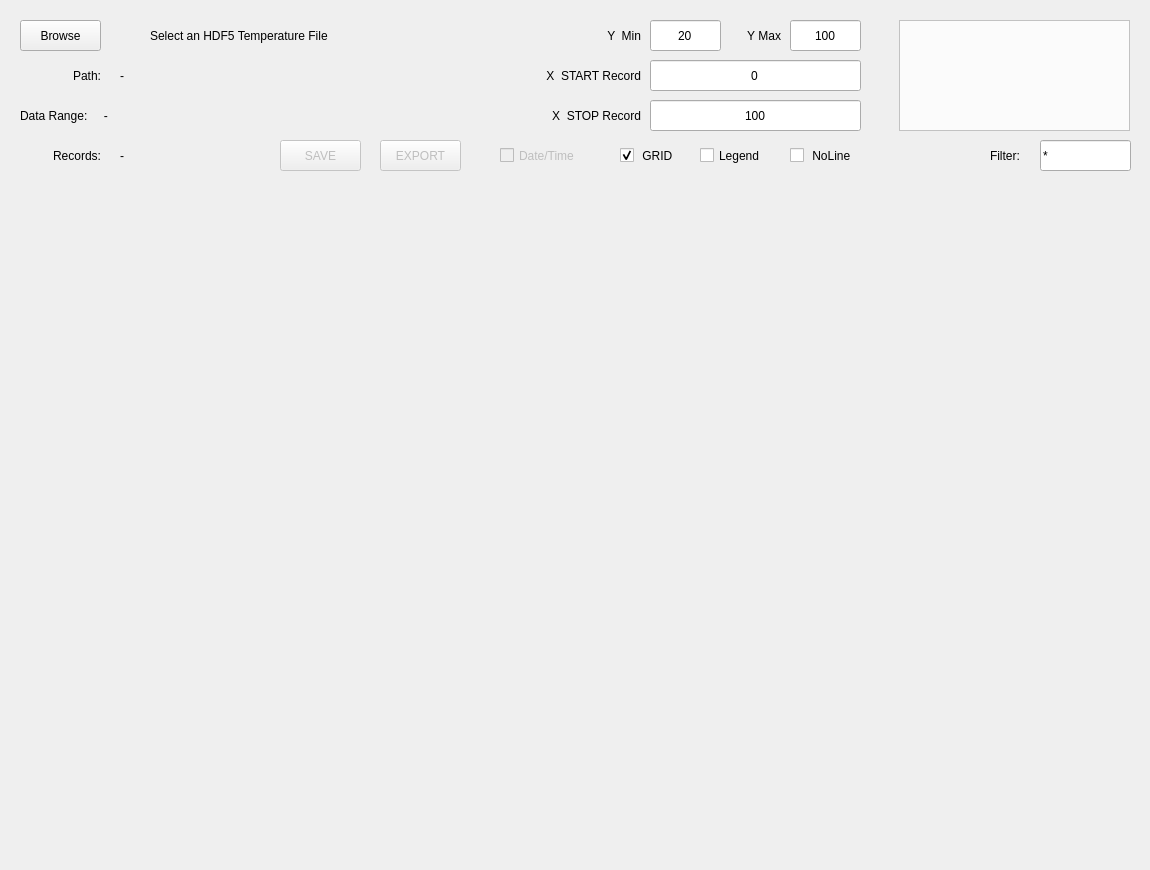
   <widget class="QWidget" name="qtabTemp">
    <attribute name="title">
     <string>TPM Temperatures</string>
    </attribute>
    <widget class="QPushButton" name="qbutton_temp_browse">
     <property name="geometry">
      <rect>
       <x>20</x>
       <y>20</y>
       <width>81</width>
       <height>31</height>
      </rect>
     </property>
     <property name="text">
      <string>Browse</string>
     </property>
    </widget>
    <widget class="QLabel" name="qlabel_num_lab_rec">
     <property name="geometry">
      <rect>
       <x>10</x>
       <y>140</y>
       <width>91</width>
       <height>31</height>
      </rect>
     </property>
     <property name="layoutDirection">
      <enum>Qt::LeftToRight</enum>
     </property>
     <property name="text">
      <string>Records:</string>
     </property>
     <property name="alignment">
      <set>Qt::AlignRight|Qt::AlignTrailing|Qt::AlignVCenter</set>
     </property>
    </widget>
    <widget class="QLabel" name="qlabel_records">
     <property name="geometry">
      <rect>
       <x>120</x>
       <y>140</y>
       <width>71</width>
       <height>31</height>
      </rect>
     </property>
     <property name="layoutDirection">
      <enum>Qt::LeftToRight</enum>
     </property>
     <property name="text">
      <string>-</string>
     </property>
     <property name="alignment">
      <set>Qt::AlignLeading|Qt::AlignLeft|Qt::AlignVCenter</set>
     </property>
    </widget>
    <widget class="QLabel" name="qlabel_check_icon">
     <property name="geometry">
      <rect>
       <x>110</x>
       <y>18</y>
       <width>32</width>
       <height>32</height>
      </rect>
     </property>
     <property name="layoutDirection">
      <enum>Qt::LeftToRight</enum>
     </property>
     <property name="text">
      <string/>
     </property>
     <property name="scaledContents">
      <bool>true</bool>
     </property>
     <property name="alignment">
      <set>Qt::AlignLeading|Qt::AlignLeft|Qt::AlignVCenter</set>
     </property>
    </widget>
    <widget class="QWidget" name="qplot_temp" native="true">
     <property name="geometry">
      <rect>
       <x>10</x>
       <y>180</y>
       <width>1131</width>
       <height>681</height>
      </rect>
     </property>
    </widget>
    <widget class="QLabel" name="qlabel_temp_datapath">
     <property name="geometry">
      <rect>
       <x>150</x>
       <y>20</y>
       <width>351</width>
       <height>31</height>
      </rect>
     </property>
     <property name="layoutDirection">
      <enum>Qt::LeftToRight</enum>
     </property>
     <property name="text">
      <string>Select an HDF5 Temperature File</string>
     </property>
     <property name="alignment">
      <set>Qt::AlignLeading|Qt::AlignLeft|Qt::AlignVCenter</set>
     </property>
    </widget>
    <widget class="QScrollArea" name="qscroll_traces">
     <property name="geometry">
      <rect>
       <x>899</x>
       <y>20</y>
       <width>231</width>
       <height>111</height>
      </rect>
     </property>
     <property name="styleSheet">
      <string notr="true">background-color: rgb(251, 251, 251);</string>
     </property>
     <property name="verticalScrollBarPolicy">
      <enum>Qt::ScrollBarAsNeeded</enum>
     </property>
     <property name="sizeAdjustPolicy">
      <enum>QAbstractScrollArea::AdjustToContents</enum>
     </property>
     <property name="widgetResizable">
      <bool>true</bool>
     </property>
     <property name="alignment">
      <set>Qt::AlignLeading|Qt::AlignLeft|Qt::AlignTop</set>
     </property>
     <widget class="QWidget" name="qscroll_content">
      <property name="geometry">
       <rect>
        <x>0</x>
        <y>0</y>
        <width>229</width>
        <height>109</height>
       </rect>
      </property>
      <layout class="QGridLayout" name="tracesGridLayout"/>
     </widget>
    </widget>
    <widget class="QLabel" name="qlabel_num_lab_rec_3">
     <property name="geometry">
      <rect>
       <x>10</x>
       <y>60</y>
       <width>91</width>
       <height>31</height>
      </rect>
     </property>
     <property name="layoutDirection">
      <enum>Qt::LeftToRight</enum>
     </property>
     <property name="text">
      <string>Path:</string>
     </property>
     <property name="alignment">
      <set>Qt::AlignRight|Qt::AlignTrailing|Qt::AlignVCenter</set>
     </property>
    </widget>
    <widget class="QLabel" name="qlabel_path">
     <property name="geometry">
      <rect>
       <x>120</x>
       <y>60</y>
       <width>361</width>
       <height>31</height>
      </rect>
     </property>
     <property name="layoutDirection">
      <enum>Qt::LeftToRight</enum>
     </property>
     <property name="text">
      <string>-</string>
     </property>
     <property name="alignment">
      <set>Qt::AlignLeading|Qt::AlignLeft|Qt::AlignVCenter</set>
     </property>
    </widget>
    <widget class="QLineEdit" name="qline_filter">
     <property name="geometry">
      <rect>
       <x>1040</x>
       <y>140</y>
       <width>91</width>
       <height>31</height>
      </rect>
     </property>
     <property name="text">
      <string>*</string>
     </property>
    </widget>
    <widget class="QLabel" name="qlabel_num_lab_rec_2">
     <property name="geometry">
      <rect>
       <x>990</x>
       <y>140</y>
       <width>51</width>
       <height>32</height>
      </rect>
     </property>
     <property name="layoutDirection">
      <enum>Qt::LeftToRight</enum>
     </property>
     <property name="text">
      <string>Filter:</string>
     </property>
     <property name="alignment">
      <set>Qt::AlignLeading|Qt::AlignLeft|Qt::AlignVCenter</set>
     </property>
    </widget>
    <widget class="QLineEdit" name="qline_temp_ymax">
     <property name="geometry">
      <rect>
       <x>790</x>
       <y>20</y>
       <width>71</width>
       <height>31</height>
      </rect>
     </property>
     <property name="text">
      <string>100</string>
     </property>
     <property name="alignment">
      <set>Qt::AlignCenter</set>
     </property>
    </widget>
    <widget class="QLabel" name="qlabel_temp_ymax">
     <property name="geometry">
      <rect>
       <x>730</x>
       <y>20</y>
       <width>51</width>
       <height>31</height>
      </rect>
     </property>
     <property name="text">
      <string>Y Max</string>
     </property>
     <property name="alignment">
      <set>Qt::AlignRight|Qt::AlignTrailing|Qt::AlignVCenter</set>
     </property>
    </widget>
    <widget class="QLabel" name="qlabel_temp_ymin">
     <property name="geometry">
      <rect>
       <x>590</x>
       <y>20</y>
       <width>51</width>
       <height>31</height>
      </rect>
     </property>
     <property name="text">
      <string>Y  Min</string>
     </property>
     <property name="alignment">
      <set>Qt::AlignRight|Qt::AlignTrailing|Qt::AlignVCenter</set>
     </property>
    </widget>
    <widget class="QLineEdit" name="qline_temp_ymin">
     <property name="geometry">
      <rect>
       <x>650</x>
       <y>20</y>
       <width>71</width>
       <height>31</height>
      </rect>
     </property>
     <property name="text">
      <string>20</string>
     </property>
     <property name="alignment">
      <set>Qt::AlignCenter</set>
     </property>
    </widget>
    <widget class="QLineEdit" name="qline_temp_xmax">
     <property name="geometry">
      <rect>
       <x>650</x>
       <y>100</y>
       <width>211</width>
       <height>31</height>
      </rect>
     </property>
     <property name="text">
      <string>100</string>
     </property>
     <property name="alignment">
      <set>Qt::AlignCenter</set>
     </property>
    </widget>
    <widget class="QLabel" name="qlabel_temp_xmin">
     <property name="geometry">
      <rect>
       <x>520</x>
       <y>60</y>
       <width>121</width>
       <height>31</height>
      </rect>
     </property>
     <property name="text">
      <string>X  START Record</string>
     </property>
     <property name="alignment">
      <set>Qt::AlignRight|Qt::AlignTrailing|Qt::AlignVCenter</set>
     </property>
    </widget>
    <widget class="QLabel" name="qlabel_temp_xmax">
     <property name="geometry">
      <rect>
       <x>520</x>
       <y>100</y>
       <width>121</width>
       <height>31</height>
      </rect>
     </property>
     <property name="toolTip">
      <string/>
     </property>
     <property name="text">
      <string>X  STOP Record</string>
     </property>
     <property name="alignment">
      <set>Qt::AlignRight|Qt::AlignTrailing|Qt::AlignVCenter</set>
     </property>
    </widget>
    <widget class="QLineEdit" name="qline_temp_xmin">
     <property name="geometry">
      <rect>
       <x>650</x>
       <y>60</y>
       <width>211</width>
       <height>31</height>
      </rect>
     </property>
     <property name="text">
      <string>0</string>
     </property>
     <property name="alignment">
      <set>Qt::AlignCenter</set>
     </property>
    </widget>
    <widget class="QPushButton" name="qbutton_temp_save">
     <property name="enabled">
      <bool>false</bool>
     </property>
     <property name="geometry">
      <rect>
       <x>280</x>
       <y>140</y>
       <width>81</width>
       <height>31</height>
      </rect>
     </property>
     <property name="text">
      <string>SAVE</string>
     </property>
    </widget>
    <widget class="QPushButton" name="qbutton_temp_export">
     <property name="enabled">
      <bool>false</bool>
     </property>
     <property name="geometry">
      <rect>
       <x>380</x>
       <y>140</y>
       <width>81</width>
       <height>31</height>
      </rect>
     </property>
     <property name="text">
      <string>EXPORT</string>
     </property>
    </widget>
    <widget class="QCheckBox" name="qcheck_temp_grid">
     <property name="enabled">
      <bool>true</bool>
     </property>
     <property name="geometry">
      <rect>
       <x>620</x>
       <y>140</y>
       <width>71</width>
       <height>31</height>
      </rect>
     </property>
     <property name="text">
      <string> GRID</string>
     </property>
     <property name="checked">
      <bool>true</bool>
     </property>
    </widget>
    <widget class="QCheckBox" name="qcheck_temp_noline">
     <property name="geometry">
      <rect>
       <x>790</x>
       <y>140</y>
       <width>71</width>
       <height>31</height>
      </rect>
     </property>
     <property name="text">
      <string> NoLine</string>
     </property>
     <property name="checked">
      <bool>false</bool>
     </property>
    </widget>
    <widget class="QCheckBox" name="qcheck_temp_datetime">
     <property name="enabled">
      <bool>false</bool>
     </property>
     <property name="geometry">
      <rect>
       <x>500</x>
       <y>140</y>
       <width>101</width>
       <height>31</height>
      </rect>
     </property>
     <property name="toolTip">
      <string notr="true"/>
     </property>
     <property name="toolTipDuration">
      <number>50000</number>
     </property>
     <property name="statusTip">
      <string/>
     </property>
     <property name="whatsThis">
      <string notr="true"/>
     </property>
     <property name="autoFillBackground">
      <bool>false</bool>
     </property>
     <property name="text">
      <string>Date/Time</string>
     </property>
     <property name="checked">
      <bool>false</bool>
     </property>
    </widget>
    <widget class="QLabel" name="qlabel_temp_datarange">
     <property name="geometry">
      <rect>
       <x>20</x>
       <y>100</y>
       <width>481</width>
       <height>31</height>
      </rect>
     </property>
     <property name="layoutDirection">
      <enum>Qt::LeftToRight</enum>
     </property>
     <property name="text">
      <string>Data Range:     -</string>
     </property>
     <property name="alignment">
      <set>Qt::AlignLeading|Qt::AlignLeft|Qt::AlignVCenter</set>
     </property>
    </widget>
    <widget class="QCheckBox" name="qcheck_temp_legend">
     <property name="enabled">
      <bool>true</bool>
     </property>
     <property name="geometry">
      <rect>
       <x>700</x>
       <y>140</y>
       <width>81</width>
       <height>31</height>
      </rect>
     </property>
     <property name="text">
      <string>Legend</string>
     </property>
     <property name="checked">
      <bool>false</bool>
     </property>
    </widget>
   </widget>
